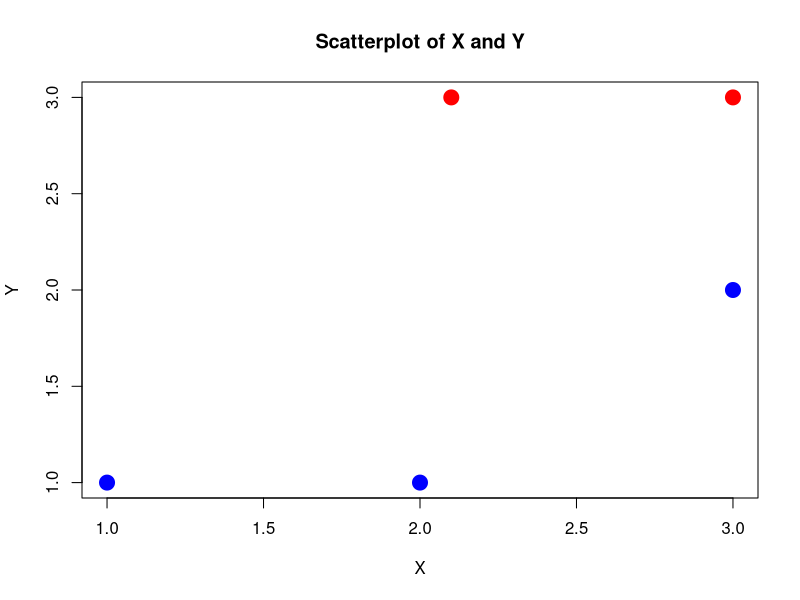

This figure's R source:
data <- matrix(c(1, 1, 2, 1, 3, 2, 2.1, 3, 3, 3), ncol = 2, byrow = TRUE)
df <- as.data.frame(data)

# Create the vector y
y <- c(0, 0, 0, 1, 1)

png("unit4/output/p1_workingdata.png", width = 800, height = 800)
plot(df$V1, df$V2, pch = 19,cex=2, col = ifelse(y == 0, "blue", "red"), xlab = "X", ylab = "Y", main = "Scatterplot of X and Y")
dev.off()